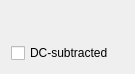
<?xml version="1.0" encoding="UTF-8"?>
<ui version="4.0">
 <class>widgetSpectrum</class>
 <widget class="QWidget" name="widgetSpectrum">
  <property name="geometry">
   <rect>
    <x>0</x>
    <y>0</y>
    <width>135</width>
    <height>74</height>
   </rect>
  </property>
  <layout class="QGridLayout" name="layoutSpectrumGroup">
   <item row="1" column="0">
    <widget class="QCheckBox" name="checkRemoveDC">
     <property name="toolTip">
      <string>Plot the apodized, DC-subtracted version of the spectrum which is used to generate the A-line</string>
     </property>
     <property name="text">
      <string>DC-subtracted</string>
     </property>
    </widget>
   </item>
   <item row="0" column="0" colspan="2">
    <widget class="QWidget" name="SpectrumDisplayWidget" native="true">
     <property name="autoFillBackground">
      <bool>true</bool>
     </property>
    </widget>
   </item>
  </layout>
 </widget>
 <resources/>
 <connections/>
</ui>
